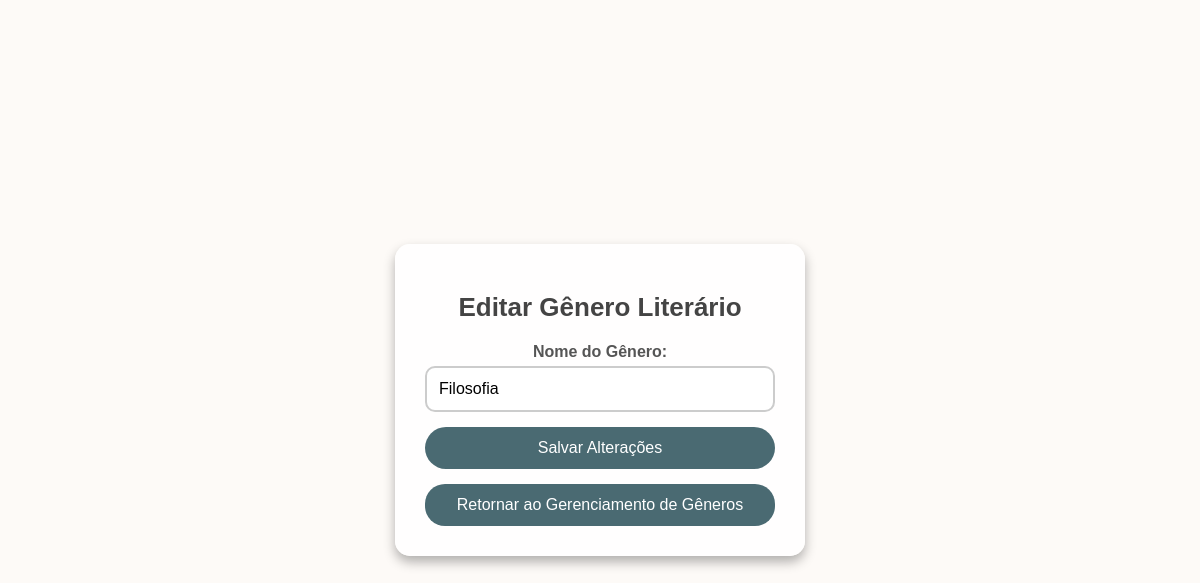
/edit_genre/2, run on an earlier commit of the app's database.
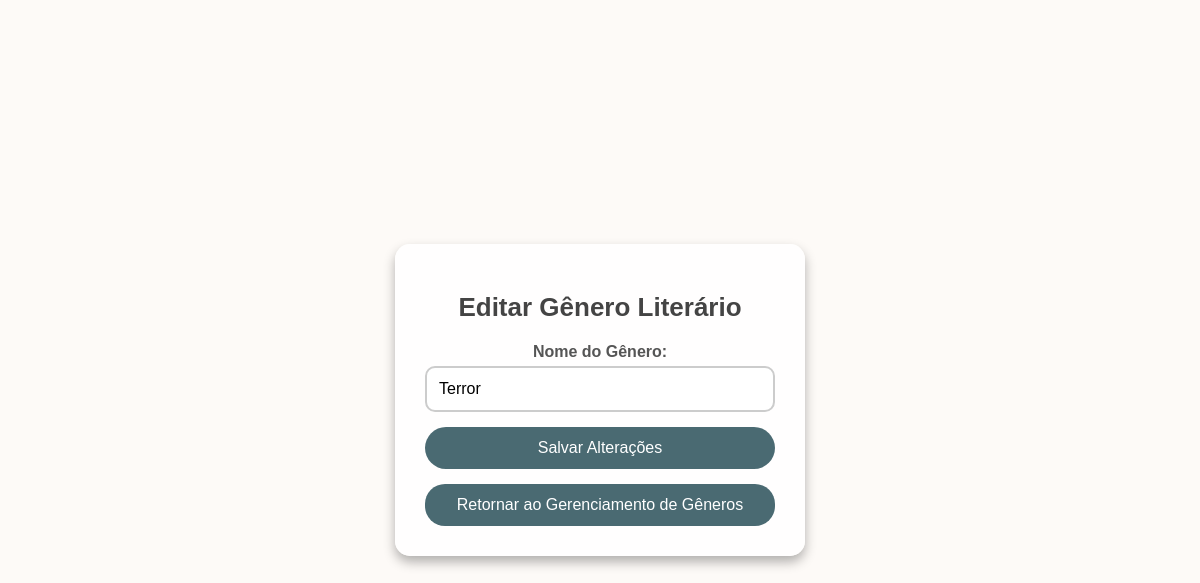
And on a later commit of the database.
### app.py (models this page shows)
class Genre(db.Model):
    id = db.Column(db.Integer, primary_key=True)
    name = db.Column(db.String(50), nullable=False)

### app.py (the view)
@app.route('/edit_genre/<int:genre_id>', methods=['GET', 'POST'])
def edit_genre(genre_id):
    genre = Genre.query.get_or_404(genre_id)
    if request.method == 'POST':
        genre.name = request.form['name']
        db.session.commit()
        return redirect(url_for('manage_genres'))
    return render_template('edit_genre.html', genre=genre)

### templates/edit_genre.html (shortened to what this page needs)
<!DOCTYPE html>
<html lang="en">
<head>
</head>
<body>
    <div class="form-container">
        <h1>Editar Gênero Literário</h1>
        <form action="{{ url_for('edit_genre', genre_id=genre.id) }}" method="post">
            <label for="name">Nome do Gênero:</label>
            <input type="text" name="name" id="name" value="{{ genre.name }}" required>
            <button type="submit">Salvar Alterações</button>
        </form>
        <a href="{{ url_for('manage_genres') }}" class="return-button">Retornar ao Gerenciamento de Gêneros</a>
    </div>
</body>
</html>

What changed in the data, as far as the page shows it:
changed Genre: name "Filosofia" → "Terror"
